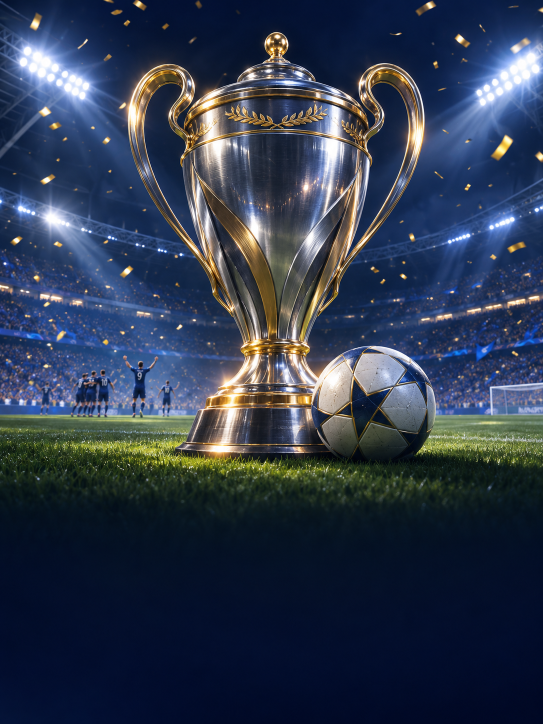
#> input picture Windows/resources/tournament-entry-v2.png, 1086 x 1448 px (shown at 1/2 size)
$ python -i texture_codec.py   (imports and definitions only)
#> lines starting #> are read from the running program, lines starting #| are printed output that depends on the picture
"""Lossless-input ETC2 encoding with independent decode/quality gates.

Only explicitly verified colour purposes opt in. Normals, packed material
channels and unknown uses stay BGRA8. No native compressed input is decoded
and recompressed by this interface. The caller supplies authoring RGBA/mips.
"""
from pathlib import Path
from contextlib import contextmanager
from contextvars import ContextVar
import ctypes,hashlib,io,json,os,platform,threading,uuid,zipfile

REVISION='etc2-source-rgba-v1'
ENCODER_COMMIT='3d716e1550023dc5ff8b602636af8b76584e0b66'
POLICY='colour-bias-rmse-mask3333-5000-thin-v1'
_SCOPE=ContextVar('studio_texture_compilation',default={})
_LIBRARIES={};_LOCK=threading.RLock()
COLOUR_USES={'colour','skin','portrait','card','tifo','emblem','mask'}

# [5 lines left out: function compilation_scope, not called in this run]

def cache_identity(native_folder=None):
    result={'revision':REVISION,'encoder':ENCODER_COMMIT,'quality_policy':POLICY}
    try:result['backend']=_library()[1]
    except (OSError,ValueError,AttributeError):result['backend']='unavailable-preserve-bgra8'
    try:result['independent_decoder']=_decoder(native_folder if native_folder is not None else _SCOPE.get().get('native_folder'))[1]
    except (OSError,ValueError,AttributeError):result['independent_decoder']='unavailable-preserve-bgra8'
    return result

def _library():
    from studio_resources import bundled_resources
    path=os.environ.get('STUDIO_ETC2_CODEC')
    if not path and os.environ.get('STUDIO_CODECS'):path=str(Path(os.environ['STUDIO_CODECS']).with_name('libstudio_etc2.so'))
    if not path:path=str(bundled_resources()/'texture-codec/windows-x86_64/studio_etc2.dll')if os.name=='nt'else 'libstudio_etc2.so'
    with _LOCK:
        if path not in _LIBRARIES:
            library=ctypes.CDLL(path);version=library.studio_etc2_version;version.restype=ctypes.c_uint32
            if version()!=0x10001:raise ValueError('ETC2 encoder ABI differs')
            fn=library.studio_etc2_encode
            fn.argtypes=[ctypes.c_char_p,ctypes.c_size_t,ctypes.c_uint32,ctypes.c_uint32,ctypes.c_uint32,ctypes.c_void_p,ctypes.c_size_t];fn.restype=ctypes.c_int
            identity={'commit':ENCODER_COMMIT,'abi':0x10001,'machine':platform.machine(),
                      'binary_sha256':hashlib.sha256(Path(path).read_bytes()).hexdigest()if Path(path).is_file()else path}
            _LIBRARIES[path]=(library,identity)
        return _LIBRARIES[path]

# [7 lines left out: function encode_rgba, not called in this run]

def _decoder(native_folder=None):
    if os.environ.get('STUDIO_CODECS'):
        path=Path(os.environ['STUDIO_CODECS']);library=ctypes.CDLL(str(path));fn=library.studio_blocks
        fn.argtypes=[ctypes.c_char_p,ctypes.c_size_t,ctypes.c_int,ctypes.c_int,ctypes.c_int,ctypes.c_void_p];fn.restype=ctypes.c_int
        # [7 lines left out: function decode, not called in this run]
        return decode,{'name':'Texture2DDecoder','binary_sha256':hashlib.sha256(path.read_bytes()).hexdigest()}
    path=Path(os.environ['STUDIO_DETEX'])if os.environ.get('STUDIO_DETEX')else Path(native_folder)/'Detex.dll'if native_folder else None
    if path is None or not path.is_file():raise ValueError('independent_decoder_unavailable')
    from native_texture import desktop_etc2_png
    from PIL import Image
    # [6 lines left out: function decode, not called in this run]
    return decode,{'name':'Detex','binary_sha256':hashlib.sha256(path.read_bytes()).hexdigest()}

# [89 lines left out: functions quality, _cache_read, _cache_write, not called in this run]

def encode_mips(images,usage='unknown',*,cache_dir=None,native_folder=None,alpha_cutoff=.5,color_space='native',source_kind='lossless_rgba'):
    scope=_SCOPE.get();cache_dir=cache_dir if cache_dir is not None else scope.get('cache_dir')
    native_folder=native_folder if native_folder is not None else scope.get('native_folder')
    if not 0<=alpha_cutoff<=1:raise ValueError('Texture alpha cutoff must be within 0..1')
    report={**cache_identity(),'usage':usage,'dimensions':[list(i.size)for i in images],
            'color_space':color_space,'alpha_cutoff':alpha_cutoff,'source_kind':source_kind,'cache_hit':False}
    fmt='PF_B8G8R8A8';blocks=[];key=None
    try:
        if usage not in COLOUR_USES:report['fallback_reason']='unverified_material_channels'
        elif source_kind!='lossless_rgba':report['fallback_reason']='lossy_source_not_reencoded'
        else:
            library,encoder=_library();decode,decoder=_decoder(native_folder)
            alpha=any(i.getchannel('A').getextrema()[0]!=255 for i in images)
            wanted='PF_ETC2_RGBA'if alpha else'PF_ETC2_RGB'
            sources=[i.tobytes()for i in images]
            report.update(encoder=encoder,independent_decoder=decoder)
            cache_input={**report,'format':wanted,'source_hashes':[hashlib.sha256(p).hexdigest()for p in sources]}
            key=hashlib.sha256(json.dumps(cache_input,sort_keys=True,separators=(',',':')).encode()).hexdigest()
            path=Path(cache_dir)/('etc2-'+key+'.zip')if cache_dir else None
            if path and path.is_file()and not path.is_symlink():
                try:
                    blocks,saved=_cache_read(path,key);cached_format=saved['format']
                    if saved['dimensions']!=report['dimensions']or len(blocks)!=(0 if cached_format=='PF_B8G8R8A8'else len(images)):raise ValueError('Cached mip chain differs')
                    if cached_format!='PF_B8G8R8A8':
                        for image,data in zip(images,blocks):
                            if len(data)!=((image.width+3)//4)*((image.height+3)//4)*(8 if cached_format=='PF_ETC2_RGB'else 16):raise ValueError('Cached block size differs')
                    report={**saved,'cache_hit':True};fmt=cached_format
                except (OSError,ValueError,KeyError,RuntimeError,zipfile.BadZipFile):report['cache_corrupt']=True
            if not report['cache_hit']:
                checks=[]
                for image,pixels in zip(images,sources):
                    data,_=encode_rgba(pixels,*image.size,alpha);blocks.append(data)
                    checks.append(quality(image,decode(data,*image.size,wanted),usage,alpha_cutoff))
                report['quality']=checks
                if all(c['accepted']for c in checks)and sum(map(len,blocks))<sum(map(len,sources)):fmt=wanted
                else:report['fallback_reason']='quality_gate'if not all(c['accepted']for c in checks)else'no_size_gain';blocks=[]
    except (OSError,ValueError,AttributeError,MemoryError)as exc:
        report['fallback_reason']='encoder_or_independent_decoder_unavailable';report['detail']=str(exc);blocks=[]
    report['format']=fmt;report['source_bytes']=sum(i.width*i.height*4 for i in images)
    if fmt=='PF_B8G8R8A8':blocks=[i.tobytes('raw','BGRA')for i in images]
    report['encoded_bytes']=sum(map(len,blocks))
    if key and cache_dir and not report['cache_hit']:
        try:_cache_write(cache_dir,key,fmt,blocks if fmt!='PF_B8G8R8A8'else[],report)
        except (OSError,ValueError):report['cache_write_failed']=True
    if scope.get('reports')is not None:scope['reports'].append(report)
    return fmt,blocks,report

>>> import cv2
>>> picture = cv2.imread('resources/tournament-entry-v2.png', cv2.IMREAD_GRAYSCALE)
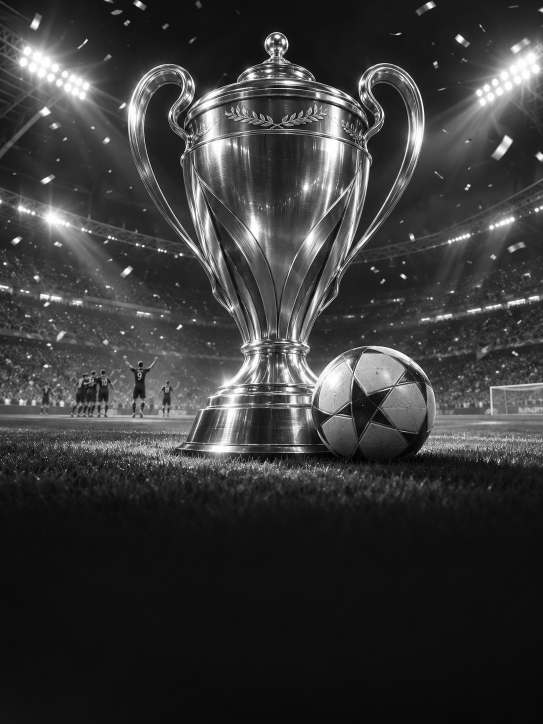
#> picture: shape (1448, 1086) (shown at 1/2 size); min 0, max 255, mean 56.7
>>> result = encode_mips(picture)
#> (the run stopped early here; a loop or call above may not have finished)
